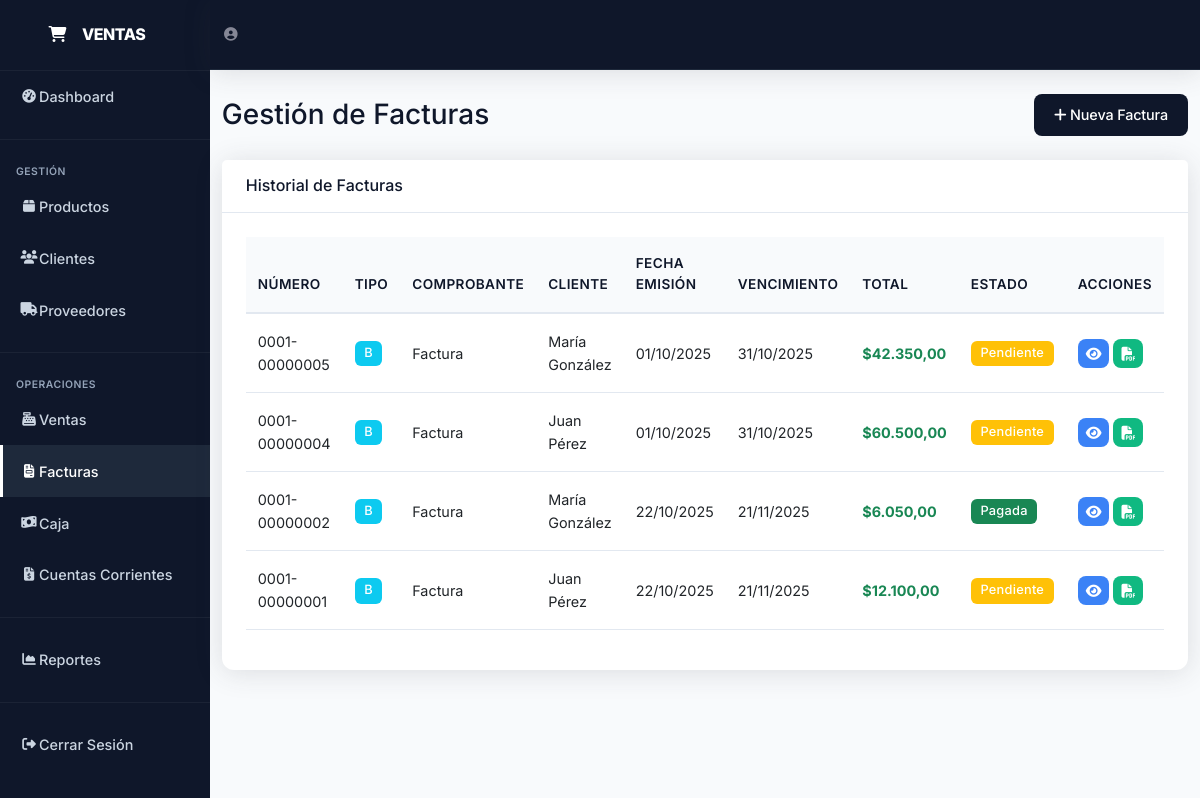
Page /facturas.php (signed in) on the committed database.
### tables this page shows
CREATE TABLE `facturas` (
  `id` int(11) NOT NULL,
  `numero_factura` varchar(50) NOT NULL,
(3, 1, 3, 1, 3500.00, 3500.00),
(4, 2, 4, 2, 2500.00, 5000.00),
(5, 2, 6, 1, 500.00, 500.00),
(6, 3, 8, 1, 15000.00, 15000.00),
(7, 3, 7, 1, 800.00, 800.00),
(8, 4, 9, 1, 5000.00, 5000.00),
(9, 4, 5, 1, 3000.00, 3000.00),
(10, 5, 10, 3, 250000.00, 750000.00),
(11, 6, 2, 1, 1500.00, 1500.00),
(12, 6, 2, 2, 1500.00, 3000.00),
(13, 7, 5, 2, 3000.00, 6000.00),
(14, 7, 8, 3, 15000.00, 45000.00),
(15, 7, 5, 2, 3000.00, 6000.00),
(16, 8, 1, 1, 45000.00, 45000.00),
(17, 9, 4, 2, 2500.00, 5000.00),
(18, 9, 5, 2, 3000.00, 6000.00),
(19, 9, 9, 1, 5000.00, 5000.00),
(20, 10, 8, 1, 15000.00, 15000.00),
(21, 10, 1, 3, 45000.00, 135000.00),
(22, 11, 4, 1, 2500.00, 2500.00),
(23, 11, 1, 3, 45000.00, 135000.00),
(24, 11, 9, 2, 5000.00, 10000.00),
(25, 12, 6, 3, 500.00, 1500.00),
(26, 13, 5, 3, 3000.00, 9000.00),
(27, 14, 6, 3, 500.00, 1500.00),
(28, 14, 7, 1, 800.00, 800.00),
(29, 15, 9, 2, 5000.00, 10000.00),
(30, 16, 4, 3, 2500.00, 7500.00),
(31, 16, 7, 3, 800.00, 2400.00),
(32, 16, 6, 1, 500.00, 500.00),
(33, 17, 7, 2, 800.00, 1600.00),
(34, 17, 1, 1, 45000.00, 45000.00),
(35, 17, 1, 3, 45000.00, 135000.00),
(36, 18, 9, 3, 5000.00, 15000.00),
(37, 18, 4, 1, 2500.00, 2500.00),
(38, 19, 6, 3, 500.00, 1500.00),
(39, 20, 7, 1, 800.00, 800.00),
(40, 21, 3, 1, 3500.00, 3500.00),
(41, 21, 7, 2, 800.00, 1600.00),
(42, 21, 9, 1, 5000.00, 5000.00),
(43, 22, 2, 1, 1500.00, 1500.00),
(44, 22, 4, 2, 2500.00, 5000.00),
(45, 22, 6, 3, 500.00, 1500.00),
(46, 23, 4, 2, 2500.00, 5000.00),
(47, 24, 5, 1, 3000.00, 3000.00),
(48, 24, 7, 1, 800.00, 800.00),
(49, 24, 5, 1, 3000.00, 3000.00),
(50, 25, 8, 3, 15000.00, 45000.00),
(51, 25, 3, 1, 3500.00, 3500.00),
(52, 26, 5, 2, 3000.00, 6000.00),
(53, 26, 1, 1, 45000.00, 45000.00),
(54, 27, 3, 1, 3500.00, 3500.00),
(55, 28, 5, 1, 3000.00, 3000.00),
(56, 29, 5, 2, 3000.00, 6000.00),
(57, 30, 2, 2, 1500.00, 3000.00),
(58, 30, 7, 1, 800.00, 800.00),
(59, 31, 2, 3, 1500.00, 4500.00),
(60, 32, 2, 3, 1500.00, 4500.00),
(61, 32, 1, 3, 45000.00, 135000.00),
(62, 33, 6, 3, 500.00, 1500.00),
(63, 33, 5, 3, 3000.00, 9000.00),
(64, 33, 7, 2, 800.00, 1600.00),
(65, 34, 5, 2, 3000.00, 6000.00),
(66, 34, 9, 1, 5000.00, 5000.00),
(67, 35, 1, 2, 45000.00, 90000.00),
(68, 35, 3, 3, 3500.00, 10500.00),
(69, 35, 5, 2, 3000.00, 6000.00),
(70, 36, 9, 2, 5000.00, 10000.00),
(71, 36, 2, 1, 1500.00, 1500.00),
(72, 37, 7, 2, 800.00, 1600.00),
(73, 37, 7, 2, 800.00, 1600.00),
(74, 37, 5, 3, 3000.00, 9000.00),
(75, 38, 1, 1, 45000.00, 45000.00),
(76, 38, 1, 3, 45000.00, 135000.00),
(77, 38, 5, 3, 3000.00, 9000.00),
(78, 39, 5, 2, 3000.00, 6000.00),
(79, 39, 3, 2, 3500.00, 7000.00),
(80, 39, 2, 3, 1500.00, 4500.00),
(81, 40, 8, 1, 15000.00, 15000.00),
(82, 41, 2, 3, 1500.00, 4500.00),
(83, 41, 9, 2, 5000.00, 10000.00),
(84, 42, 6, 1, 500.00, 500.00),
(85, 42, 3, 3, 3500.00, 10500.00),
(86, 43, 9, 2, 5000.00, 10000.00),
(87, 44, 1, 1, 45000.00, 45000.00),
(88, 44, 1, 2, 45000.00, 90000.00),
(89, 44, 2, 2, 1500.00, 3000.00),
(90, 45, 1, 2, 45000.00, 90000.00),
(91, 45, 7, 2, 800.00, 1600.00),
(92, 46, 5, 3, 3000.00, 9000.00),
(93, 47, 9, 2, 5000.00, 10000.00),
(94, 47, 1, 1, 45000.00, 45000.00),
(95, 47, 3, 1, 3500.00, 3500.00),
(96, 48, 7, 2, 800.00, 1600.00),
(97, 49, 5, 1, 3000.00, 3000.00),
(98, 50, 2, 2, 1500.00, 3000.00),
(99, 50, 9, 3, 5000.00, 15000.00),
(100, 50, 9, 3, 5000.00, 15000.00),
(101, 51, 3, 3, 3500.00, 10500.00),
(102, 52, 7, 2, 800.00, 1600.00);

CREATE TABLE `clientes` (
  `id` int(11) NOT NULL,
  `nombre` varchar(100) NOT NULL,
  `apellido` varchar(100) NOT NULL,
  `email` varchar(100) DEFAULT NULL,
  `telefono` varchar(20) DEFAULT NULL,
  `direccion` text DEFAULT NULL,
  `dni` varchar(20) DEFAULT NULL,
  `estado` tinyint(1) DEFAULT 1,
  `fecha_creacion` timestamp NOT NULL DEFAULT current_timestamp()
);

### config.php (called while the page is built, shortened)
<?php
function formatear_precio($precio)
{
    return '$' . number_format($precio, 2, ',', '.');
}

### facturas.php (the view, shortened to what this page needs)
<?php
require_once 'config.php';
$sql_facturas = "SELECT f.*, c.nombre as cliente_nombre, c.apellido as cliente_apellido
                 FROM facturas f
                 INNER JOIN clientes c ON f.cliente_id = c.id
                 ORDER BY f.id DESC";
$result_facturas = $conn->query($sql_facturas);
?>
<!DOCTYPE html>
<html lang="es">
<head>
    <link href="https://cdnjs.cloudflare.com/ajax/libs/bootstrap/5.3.0/css/bootstrap.min.css" rel="stylesheet">
    <link href="https://cdnjs.cloudflare.com/ajax/libs/font-awesome/6.4.0/css/all.min.css" rel="stylesheet">
    <link rel="stylesheet" href="style-minimal.css">
</head>
<body>
    <div id="wrapper">
        <ul class="navbar-nav" id="sidebar-wrapper">
            <a class="sidebar-brand" href="index.php">
                <div class="sidebar-brand-icon"><i class="fas fa-shopping-cart"></i></div>
                <div class="sidebar-brand-text mx-3">VENTAS</div>
            </a>
            <hr class="sidebar-divider my-0" style="border-color: rgba(255,255,255,.2)">
            <li class="nav-item">
                <a class="nav-link" href="index.php">
                    <i class="fas fa-fw fa-tachometer-alt"></i><span>Dashboard</span>
                </a>
            </li>
            <hr class="sidebar-divider" style="border-color: rgba(255,255,255,.2)">
            <div class="sidebar-heading">Gestión</div>
            <li class="nav-item">
                <a class="nav-link" href="productos.php">
                    <i class="fas fa-fw fa-box"></i><span>Productos</span>
                </a>
            </li>
            <li class="nav-item">
                <a class="nav-link" href="clientes.php">
                    <i class="fas fa-fw fa-users"></i><span>Clientes</span>
                </a>
            </li>
            <li class="nav-item">
                <a class="nav-link" href="proveedores.php">
                    <i class="fas fa-fw fa-truck"></i><span>Proveedores</span>
                </a>
            </li>
            <hr class="sidebar-divider" style="border-color: rgba(255,255,255,.2)">
            <div class="sidebar-heading">Operaciones</div>
            <li class="nav-item">
                <a class="nav-link" href="ventas.php">
                    <i class="fas fa-fw fa-cash-register"></i><span>Ventas</span>
                </a>
            </li>
            <li class="nav-item">
                <a class="nav-link active" href="facturas.php">
                    <i class="fas fa-fw fa-file-invoice"></i><span>Facturas</span>
                </a>
            </li>
            <li class="nav-item">
                <a class="nav-link" href="caja.php">
                    <i class="fas fa-fw fa-money-bill-wave"></i><span>Caja</span>
                </a>
            </li>
            <li class="nav-item">
                <a class="nav-link" href="cuentas_corrientes.php">
                    <i class="fas fa-fw fa-file-invoice-dollar"></i><span>Cuentas Corrientes</span>
                </a>
            </li>
            <hr class="sidebar-divider" style="border-color: rgba(255,255,255,.2)">
            <li class="nav-item">
                <a class="nav-link" href="reportes.php">
                    <i class="fas fa-fw fa-chart-area"></i><span>Reportes</span>
                </a>
            </li>
            <hr class="sidebar-divider" style="border-color: rgba(255,255,255,.2)">
            <li class="nav-item">
                <a class="nav-link" href="cerrar_sesion.php">
                    <i class="fas fa-fw fa-sign-out-alt"></i><span>Cerrar Sesión</span>
                </a>
            </li>
        </ul>
        <div id="content-wrapper">
            <nav class="navbar navbar-expand topbar mb-4 static-top">
                <ul class="navbar-nav ml-auto">
                    <li class="nav-item">
                        <a class="nav-link" href="#">
                            <i class="fas fa-user-circle fa-2x" style="color: #858796;"></i>
                        </a>
                    </li>
                </ul>
            </nav>
            <div class="container-fluid">
                <div class="d-sm-flex align-items-center justify-content-between mb-4">
                    <h1 class="h3 mb-0 text-gray-800">Gestión de Facturas</h1>
                    <button class="btn btn-primary" data-bs-toggle="modal" data-bs-target="#modalFactura">
                        <i class="fas fa-plus"></i> Nueva Factura
                    </button>
                </div>
                <div class="card">
                    <div class="card-header py-3">
                        <h6 class="m-0 font-weight-bold" style="color: var(--primary);">Historial de Facturas</h6>
                    </div>
                    <div class="card-body">
                        <div class="table-responsive">
                            <table class="table table-hover">
                                <thead>
                                    <tr>
                                        <th>Número</th>
                                        <th>Tipo</th>
                                        <th>Comprobante</th>
                                        <th>Cliente</th>
                                        <th>Fecha Emisión</th>
                                        <th>Vencimiento</th>
                                        <th>Total</th>
                                        <th>Estado</th>
                                        <th>Acciones</th>
                                    </tr>
                                </thead>
                                <tbody>
                                    <?php while ($row = $result_facturas->fetch_assoc()): ?>
                                        <tr>
                                            <td><?php echo $row['numero_factura']; ?></td>
                                            <td><span class="badge bg-info"><?php echo $row['tipo']; ?></span></td>
                                            <td><?php echo ucfirst(str_replace('_', ' ', $row['tipo_comprobante'])); ?></td>
                                            <td><?php echo $row['cliente_nombre'] . ' ' . $row['cliente_apellido']; ?></td>
                                            <td><?php echo date('d/m/Y', strtotime($row['fecha_emision'])); ?></td>
                                            <td><?php echo $row['fecha_vencimiento'] ? date('d/m/Y', strtotime($row['fecha_vencimiento'])) : '-'; ?></td>
                                            <td class="text-success fw-bold"><?php echo formatear_precio($row['total']); ?></td>
                                            <td>
                                                <?php
                                                $badge_color = 'secondary';
                                                switch ($row['estado']) {
                                                    case 'pendiente':
                                                        $badge_color = 'warning';
                                                        break;
                                                    case 'pagada':
                                                        $badge_color = 'success';
                                                        break;
                                                }
                                                ?>
                                                <span class="badge bg-<?php echo $badge_color; ?>">
                                                    <?php echo ucfirst($row['estado']); ?>
                                                </span>
                                            </td>
                                            <td>
                                                <button class="btn btn-info btn-sm" onclick="verFactura(<?php echo $row['id']; ?>)">
                                                    <i class="fas fa-eye"></i>
                                                </button>
                                                <button class="btn btn-success btn-sm" onclick="descargarPDF(<?php echo $row['id']; ?>)">
                                                    <i class="fas fa-file-pdf"></i>
                                                </button>
                                            </td>
                                        </tr>
                                    <?php endwhile; ?>
                                </tbody>
                            </table>
                        </div>
                    </div>
                </div>
            </div>
        </div>
    </div>
</body>
</html>

### style-minimal.css (style rules this page uses)
:root { --primary-color: #0f172a; --primary-light: #1e293b; --primary-dark: #020617; --gray-50: #f8fafc; --gray-100: #f1f5f9; --gray-200: #e2e8f0; --gray-300: #cbd5e1; --gray-400: #94a3b8; --gray-500: #64748b; --gray-600: #475569; --gray-700: #334155; --gray-800: #1e293b; --gray-900: #0f172a; --success-color: #10b981; --warning-color: #f59e0b; --danger-color: #ef4444; --info-color: #3b82f6; --bg-primary: #ffffff; --bg-secondary: #f8fafc; --bg-dark: #0f172a; --text-primary: #0f172a; --text-secondary: #64748b; --text-light: #94a3b8; --text-white: #ffffff; --border-color: #e2e8f0; --border-radius: 8px; --border-radius-lg: 12px; --shadow-sm: 0 1px 2px 0 rgba(0, 0, 0, 0.05); --shadow-md: 0 4px 6px -1px rgba(0, 0, 0, 0.1); --shadow-lg: 0 10px 15px -3px rgba(0, 0, 0, 0.1); --spacing-xs: 0.25rem; --spacing-sm: 0.5rem; --spacing-md: 1rem; --spacing-lg: 1.5rem; --spacing-xl: 2rem; }
* { margin: 0; padding: 0; box-sizing: border-box; }
body { font-family: 'Inter', -apple-system, BlinkMacSystemFont, 'Segoe UI', sans-serif; font-size: 15px; line-height: 1.6; color: var(--text-primary); background-color: var(--bg-secondary); -webkit-font-smoothing: antialiased; -moz-osx-font-smoothing: grayscale; }
.navbar { background-color: var(--bg-dark) !important; box-shadow: var(--shadow-sm); border-bottom: 1px solid var(--gray-800); }
.nav-link { font-weight: 500; font-size: 0.9rem; transition: all 0.2s ease; }
.sidebar-brand { font-weight: 700; font-size: 1.2rem; letter-spacing: -0.03em; }
.sidebar-heading { font-size: 0.7rem; font-weight: 600; letter-spacing: 0.05em; text-transform: uppercase; color: var(--gray-400) !important; }
.nav-item .nav-link { color: var(--gray-300); border-left: 3px solid transparent; padding: 0.9rem 1rem; transition: all 0.2s ease; }
.nav-item .nav-link:hover, .nav-item .nav-link.active { background-color: var(--primary-light); color: var(--text-white); border-left-color: var(--text-white); }
.nav-item .nav-link i { width: 20px; text-align: center; }
.card { background-color: var(--bg-primary); border: 1px solid var(--border-color); border-radius: var(--border-radius-lg); box-shadow: var(--shadow-sm); transition: all 0.2s ease; }
.card-header { background-color: var(--bg-primary); border-bottom: 1px solid var(--border-color); font-weight: 600; color: var(--text-primary); padding: 1.25rem 1.5rem; }
.card-body { padding: 1.5rem; }
.btn { font-family: 'Inter', sans-serif; font-weight: 500; font-size: 0.9rem; padding: 0.65rem 1.25rem; border-radius: var(--border-radius); border: none; transition: all 0.2s ease; letter-spacing: -0.01em; }
.btn-primary { background-color: var(--primary-color); color: var(--text-white); }
.btn-success { background-color: var(--success-color); color: var(--text-white); }
.btn-info { background-color: var(--info-color); color: var(--text-white); }
.btn-sm { padding: 0.45rem 0.9rem; font-size: 0.85rem; }
.table { font-size: 0.9rem; }
.table thead th { background-color: var(--bg-secondary); color: var(--text-primary); font-weight: 600; font-size: 0.85rem; text-transform: uppercase; letter-spacing: 0.03em; border-bottom: 2px solid var(--border-color); padding: 1rem 0.75rem; }
.table tbody td { padding: 1rem 0.75rem; vertical-align: middle; border-bottom: 1px solid var(--border-color); }
.badge { font-weight: 500; font-size: 0.8rem; padding: 0.4rem 0.8rem; border-radius: 6px; letter-spacing: 0.02em; }

### rows in the picture
facturas: numero_factura "0001-00000005", tipo "B", tipo_comprobante "Factura", cliente.nombre "María", cliente.apellido "González", fecha_emision "01/10/2025", fecha_vencimiento "31/10/2025", total "$42.350,00", estado "Pendiente"
facturas: numero_factura "0001-00000004", tipo "B", tipo_comprobante "Factura", cliente.nombre "Juan", cliente.apellido "Pérez", fecha_emision "01/10/2025", fecha_vencimiento "31/10/2025", total "$60.500,00", estado "Pendiente"
facturas: numero_factura "0001-00000002", tipo "B", tipo_comprobante "Factura", cliente.nombre "María", cliente.apellido "González", fecha_emision "22/10/2025", fecha_vencimiento "21/11/2025", total "$6.050,00", estado "Pagada"
facturas: numero_factura "0001-00000001", tipo "B", tipo_comprobante "Factura", cliente.nombre "Juan", cliente.apellido "Pérez", fecha_emision "22/10/2025", fecha_vencimiento "21/11/2025", total "$12.100,00", estado "Pendiente"
